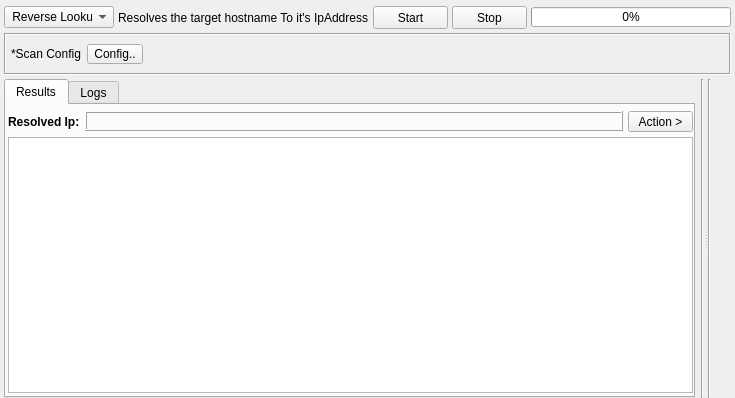
<?xml version="1.0" encoding="UTF-8"?>
<ui version="4.0">
 <class>Ip</class>
 <widget class="QWidget" name="Ip">
  <property name="geometry">
   <rect>
    <x>0</x>
    <y>0</y>
    <width>665</width>
    <height>398</height>
   </rect>
  </property>
  <property name="windowTitle">
   <string>Form</string>
  </property>
  <layout class="QVBoxLayout" name="verticalLayout">
   <property name="spacing">
    <number>4</number>
   </property>
   <property name="leftMargin">
    <number>4</number>
   </property>
   <property name="topMargin">
    <number>6</number>
   </property>
   <property name="rightMargin">
    <number>4</number>
   </property>
   <property name="bottomMargin">
    <number>0</number>
   </property>
   <item>
    <layout class="QHBoxLayout" name="horizontalLayout">
     <item>
      <widget class="QComboBox" name="comboBoxOption">
       <property name="sizePolicy">
        <sizepolicy hsizetype="Fixed" vsizetype="Fixed">
         <horstretch>0</horstretch>
         <verstretch>0</verstretch>
        </sizepolicy>
       </property>
       <property name="minimumSize">
        <size>
         <width>110</width>
         <height>22</height>
        </size>
       </property>
       <property name="focusPolicy">
        <enum>Qt::NoFocus</enum>
       </property>
       <property name="styleSheet">
        <string notr="true"/>
       </property>
       <item>
        <property name="text">
         <string> Reverse Lookup</string>
        </property>
       </item>
       <item>
        <property name="text">
         <string>Osint Reverse Lookup</string>
        </property>
       </item>
      </widget>
     </item>
     <item>
      <widget class="QLabel" name="label_details">
       <property name="text">
        <string>Resolves the target hostname To it's IpAddress</string>
       </property>
      </widget>
     </item>
     <item>
      <spacer name="horizontalSpacer">
       <property name="orientation">
        <enum>Qt::Horizontal</enum>
       </property>
       <property name="sizeHint" stdset="0">
        <size>
         <width>40</width>
         <height>20</height>
        </size>
       </property>
      </spacer>
     </item>
     <item>
      <widget class="QPushButton" name="buttonStart">
       <property name="sizePolicy">
        <sizepolicy hsizetype="Fixed" vsizetype="Fixed">
         <horstretch>0</horstretch>
         <verstretch>0</verstretch>
        </sizepolicy>
       </property>
       <property name="minimumSize">
        <size>
         <width>75</width>
         <height>23</height>
        </size>
       </property>
       <property name="styleSheet">
        <string notr="true"/>
       </property>
       <property name="text">
        <string>Start</string>
       </property>
      </widget>
     </item>
     <item>
      <widget class="QPushButton" name="buttonStop">
       <property name="sizePolicy">
        <sizepolicy hsizetype="Fixed" vsizetype="Fixed">
         <horstretch>0</horstretch>
         <verstretch>0</verstretch>
        </sizepolicy>
       </property>
       <property name="minimumSize">
        <size>
         <width>75</width>
         <height>23</height>
        </size>
       </property>
       <property name="styleSheet">
        <string notr="true"/>
       </property>
       <property name="text">
        <string>Stop</string>
       </property>
      </widget>
     </item>
     <item>
      <widget class="QProgressBar" name="progressBar">
       <property name="minimumSize">
        <size>
         <width>200</width>
         <height>20</height>
        </size>
       </property>
       <property name="maximumSize">
        <size>
         <width>200</width>
         <height>20</height>
        </size>
       </property>
       <property name="styleSheet">
        <string notr="true"/>
       </property>
       <property name="value">
        <number>0</number>
       </property>
      </widget>
     </item>
    </layout>
   </item>
   <item>
    <widget class="QFrame" name="frame">
     <property name="sizePolicy">
      <sizepolicy hsizetype="Preferred" vsizetype="Maximum">
       <horstretch>0</horstretch>
       <verstretch>0</verstretch>
      </sizepolicy>
     </property>
     <property name="minimumSize">
      <size>
       <width>0</width>
       <height>42</height>
      </size>
     </property>
     <property name="maximumSize">
      <size>
       <width>16777215</width>
       <height>42</height>
      </size>
     </property>
     <property name="styleSheet">
      <string notr="true"/>
     </property>
     <property name="frameShape">
      <enum>QFrame::Box</enum>
     </property>
     <property name="frameShadow">
      <enum>QFrame::Sunken</enum>
     </property>
     <layout class="QHBoxLayout" name="horizontalLayout_2">
      <property name="leftMargin">
       <number>5</number>
      </property>
      <property name="rightMargin">
       <number>9</number>
      </property>
      <item>
       <widget class="QLabel" name="label">
        <property name="text">
         <string>*Scan Config</string>
        </property>
       </widget>
      </item>
      <item>
       <widget class="QToolButton" name="buttonConfig">
        <property name="minimumSize">
         <size>
          <width>0</width>
          <height>18</height>
         </size>
        </property>
        <property name="styleSheet">
         <string notr="true"/>
        </property>
        <property name="text">
         <string>Config..</string>
        </property>
       </widget>
      </item>
      <item>
       <spacer name="horizontalSpacer_6">
        <property name="orientation">
         <enum>Qt::Horizontal</enum>
        </property>
        <property name="sizeHint" stdset="0">
         <size>
          <width>40</width>
          <height>20</height>
         </size>
        </property>
       </spacer>
      </item>
     </layout>
    </widget>
   </item>
   <item>
    <widget class="QSplitter" name="splitter">
     <property name="orientation">
      <enum>Qt::Horizontal</enum>
     </property>
     <widget class="QWidget" name="">
      <layout class="QHBoxLayout" name="horizontalLayout_4">
       <item>
        <widget class="QTabWidget" name="tabWidgetResults">
         <property name="styleSheet">
          <string notr="true"/>
         </property>
         <property name="tabPosition">
          <enum>QTabWidget::North</enum>
         </property>
         <property name="currentIndex">
          <number>0</number>
         </property>
         <widget class="QWidget" name="tab_results">
          <attribute name="title">
           <string>Results</string>
          </attribute>
          <layout class="QVBoxLayout" name="verticalLayout_23">
           <property name="spacing">
            <number>5</number>
           </property>
           <property name="leftMargin">
            <number>2</number>
           </property>
           <property name="topMargin">
            <number>6</number>
           </property>
           <property name="rightMargin">
            <number>0</number>
           </property>
           <property name="bottomMargin">
            <number>3</number>
           </property>
           <item>
            <layout class="QHBoxLayout" name="horizontalLayout_18">
             <item>
              <widget class="QLabel" name="label_14">
               <property name="sizePolicy">
                <sizepolicy hsizetype="Maximum" vsizetype="Preferred">
                 <horstretch>0</horstretch>
                 <verstretch>0</verstretch>
                </sizepolicy>
               </property>
               <property name="font">
                <font>
                 <weight>75</weight>
                 <bold>true</bold>
                </font>
               </property>
               <property name="text">
                <string>Resolved Ip:</string>
               </property>
              </widget>
             </item>
             <item>
              <widget class="QLabel" name="labelResultsCount">
               <property name="sizePolicy">
                <sizepolicy hsizetype="Preferred" vsizetype="Maximum">
                 <horstretch>0</horstretch>
                 <verstretch>0</verstretch>
                </sizepolicy>
               </property>
               <property name="minimumSize">
                <size>
                 <width>0</width>
                 <height>20</height>
                </size>
               </property>
               <property name="maximumSize">
                <size>
                 <width>16777215</width>
                 <height>20</height>
                </size>
               </property>
               <property name="font">
                <font>
                 <weight>75</weight>
                 <bold>true</bold>
                </font>
               </property>
               <property name="styleSheet">
                <string notr="true"/>
               </property>
               <property name="frameShape">
                <enum>QFrame::Box</enum>
               </property>
               <property name="frameShadow">
                <enum>QFrame::Raised</enum>
               </property>
               <property name="text">
                <string/>
               </property>
              </widget>
             </item>
             <item>
              <widget class="QToolButton" name="buttonAction">
               <property name="sizePolicy">
                <sizepolicy hsizetype="Fixed" vsizetype="Fixed">
                 <horstretch>0</horstretch>
                 <verstretch>0</verstretch>
                </sizepolicy>
               </property>
               <property name="minimumSize">
                <size>
                 <width>65</width>
                 <height>20</height>
                </size>
               </property>
               <property name="font">
                <font>
                 <weight>50</weight>
                 <bold>false</bold>
                </font>
               </property>
               <property name="styleSheet">
                <string notr="true"/>
               </property>
               <property name="text">
                <string>Action &gt;</string>
               </property>
              </widget>
             </item>
            </layout>
           </item>
           <item>
            <widget class="QTableView" name="tableViewResults">
             <property name="font">
              <font>
               <family>MS Shell Dlg 2</family>
               <pointsize>8</pointsize>
              </font>
             </property>
             <property name="focusPolicy">
              <enum>Qt::NoFocus</enum>
             </property>
             <property name="contextMenuPolicy">
              <enum>Qt::CustomContextMenu</enum>
             </property>
             <property name="accessibleDescription">
              <string/>
             </property>
             <property name="styleSheet">
              <string notr="true"/>
             </property>
             <property name="editTriggers">
              <set>QAbstractItemView::NoEditTriggers</set>
             </property>
             <property name="showDropIndicator" stdset="0">
              <bool>false</bool>
             </property>
             <property name="dragDropOverwriteMode">
              <bool>false</bool>
             </property>
             <property name="selectionMode">
              <enum>QAbstractItemView::ExtendedSelection</enum>
             </property>
             <property name="verticalScrollMode">
              <enum>QAbstractItemView::ScrollPerPixel</enum>
             </property>
             <property name="horizontalScrollMode">
              <enum>QAbstractItemView::ScrollPerPixel</enum>
             </property>
             <property name="showGrid">
              <bool>false</bool>
             </property>
             <property name="sortingEnabled">
              <bool>true</bool>
             </property>
             <property name="cornerButtonEnabled">
              <bool>false</bool>
             </property>
             <attribute name="horizontalHeaderCascadingSectionResizes">
              <bool>true</bool>
             </attribute>
             <attribute name="horizontalHeaderMinimumSectionSize">
              <number>100</number>
             </attribute>
             <attribute name="horizontalHeaderDefaultSectionSize">
              <number>220</number>
             </attribute>
             <attribute name="horizontalHeaderShowSortIndicator" stdset="0">
              <bool>true</bool>
             </attribute>
             <attribute name="horizontalHeaderStretchLastSection">
              <bool>true</bool>
             </attribute>
             <attribute name="verticalHeaderVisible">
              <bool>false</bool>
             </attribute>
             <attribute name="verticalHeaderMinimumSectionSize">
              <number>15</number>
             </attribute>
             <attribute name="verticalHeaderDefaultSectionSize">
              <number>15</number>
             </attribute>
             <attribute name="verticalHeaderHighlightSections">
              <bool>false</bool>
             </attribute>
            </widget>
           </item>
          </layout>
         </widget>
         <widget class="QWidget" name="tab_logs">
          <attribute name="title">
           <string>Logs</string>
          </attribute>
          <layout class="QVBoxLayout" name="verticalLayout_24">
           <property name="leftMargin">
            <number>0</number>
           </property>
           <property name="topMargin">
            <number>6</number>
           </property>
           <property name="rightMargin">
            <number>0</number>
           </property>
           <property name="bottomMargin">
            <number>0</number>
           </property>
           <item>
            <widget class="QListWidget" name="listWidgetLogs">
             <property name="font">
              <font>
               <family>MS Shell Dlg 2</family>
               <pointsize>8</pointsize>
              </font>
             </property>
             <property name="focusPolicy">
              <enum>Qt::NoFocus</enum>
             </property>
             <property name="styleSheet">
              <string notr="true"/>
             </property>
            </widget>
           </item>
          </layout>
         </widget>
        </widget>
       </item>
       <item>
        <widget class="Line" name="line_17">
         <property name="styleSheet">
          <string notr="true"/>
         </property>
         <property name="orientation">
          <enum>Qt::Vertical</enum>
         </property>
        </widget>
       </item>
      </layout>
     </widget>
     <widget class="QWidget" name="layoutWidget">
      <layout class="QHBoxLayout" name="horizontalLayout_3">
       <item>
        <widget class="Line" name="line">
         <property name="orientation">
          <enum>Qt::Vertical</enum>
         </property>
        </widget>
       </item>
       <item>
        <widget class="InputWidget" name="targets" native="true">
         <property name="minimumSize">
          <size>
           <width>0</width>
           <height>100</height>
          </size>
         </property>
        </widget>
       </item>
      </layout>
     </widget>
    </widget>
   </item>
  </layout>
 </widget>
 <customwidgets>
  <customwidget>
   <class>InputWidget</class>
   <extends>QWidget</extends>
   <header>src/widgets/InputWidget.h</header>
   <container>1</container>
  </customwidget>
 </customwidgets>
 <resources/>
 <connections/>
</ui>
